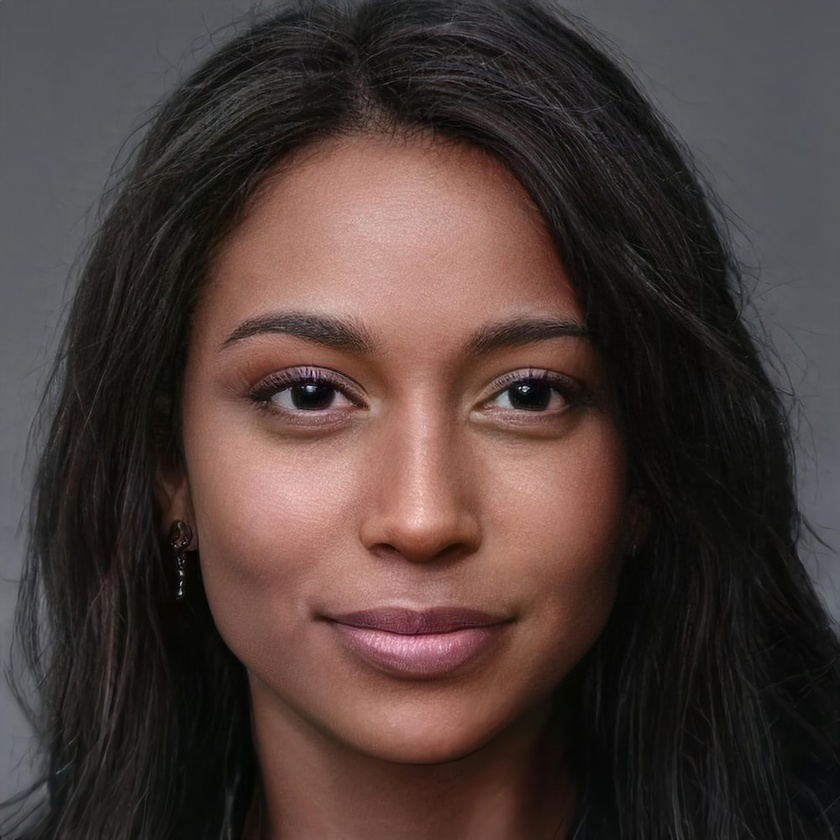
#> input picture Face Detection/face.jpg, 840 x 840 px, shrunk from 1000 x 1000 before the run
$ python Haar.py
#> lines starting #> are read from the running program, lines starting #| are printed output that depends on the picture; after the words box and inside, x2 and y2 are one past the last pixel; in counts of white or black regions, pixels touching at a corner belong together
# Face detection on image

import cv2

image = 'face.jpg'
face_cascade = cv2.CascadeClassifier('haarcascade_frontalface_default.xml')
img = cv2.imread(image)
#> img is the input picture: shape (840, 840, 3); mean B, G, R 57.5, 61, 76.2
gray = cv2.cvtColor(img, cv2.COLOR_BGR2GRAY)
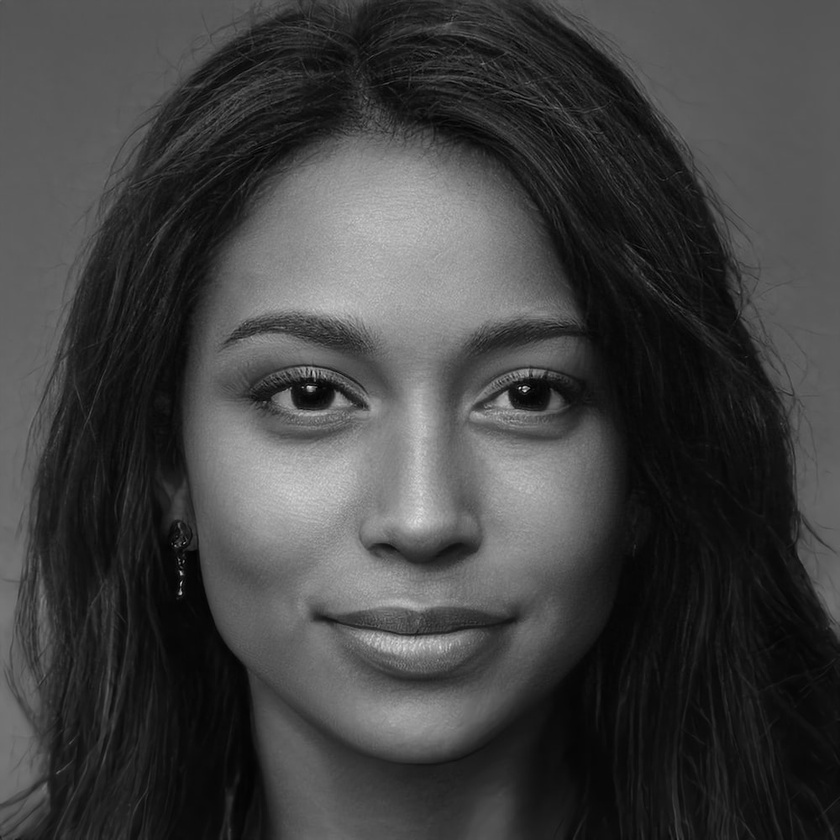
#> gray: shape (840, 840); min 0, max 226, mean 65.2
faces = face_cascade.detectMultiScale(gray, 1.3, 5)
#> faces = [[126, 173, 562, 562]]
for (x,y,w,h) in faces:
    cv2.rectangle(img,(x,y),(x+w,y+h),(255,0,0),2)
    roi_gray = gray[y:y+h, x:x+w]
    roi_color = img[y:y+h, x:x+w]
#> this loop made 1 pass
#> pass 1, `roi_gray = gray[y:y+h, x:x+w]`:
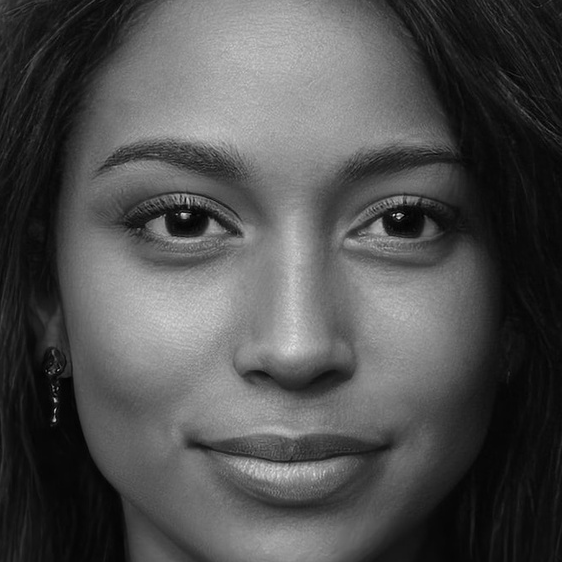
#> roi_gray: shape (562, 562); min 0, max 226, mean 79.8
#> pass 1, `roi_color = img[y:y+h, x:x+w]`:
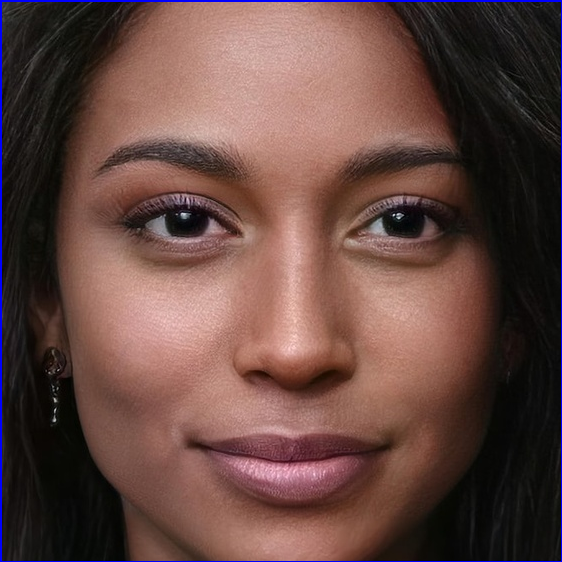
#> roi_color: shape (562, 562, 3); mean B, G, R 66.1, 71.4, 100.8
#> after the loop:
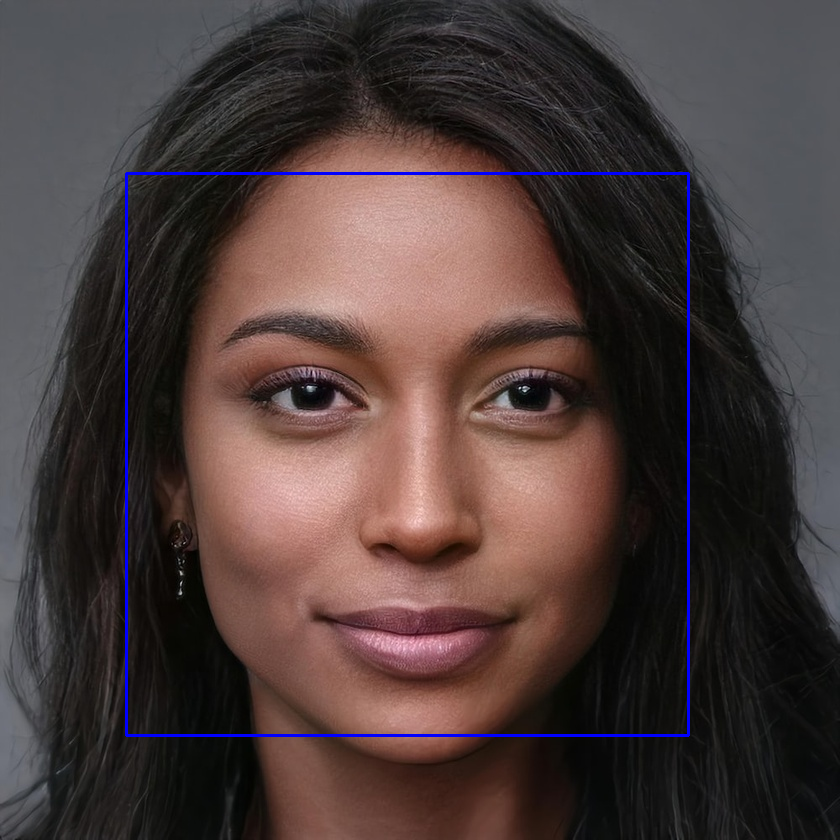
#> img: shape (840, 840, 3); 0.96% of pixels changed, all inside (x1, y1, x2, y2) = (125, 172, 690, 737)
cv2.imshow('img',img)
cv2.waitKey(0)
